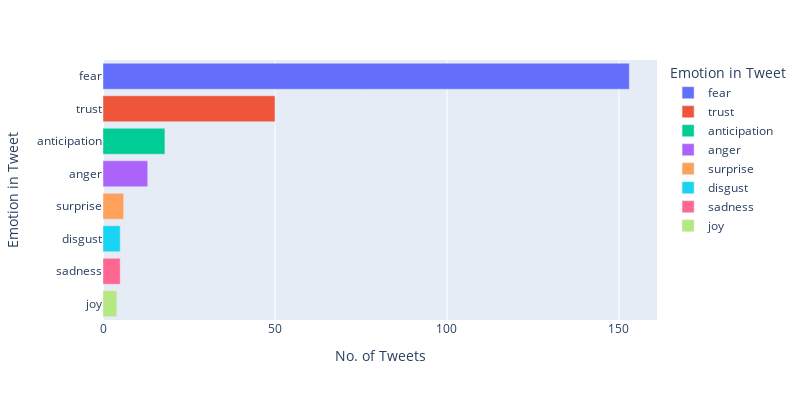

Notebook cell for this chart:
### Code cell
emo_freq = pd.Series(df_emo_freq_new['Emotion'].value_counts()).to_dict()
#emo_freq.sort_values()[-10:].plot(kind = 'barh')
emotion_df = pd.DataFrame.from_dict(emo_freq, orient='index')
emotion_df = emotion_df.reset_index()
emotion_df = emotion_df.rename(columns={'index' : 'Emotion in Tweet' , 0: 'No. of Tweets'})
emotion_df = emotion_df.sort_values(by=['No. of Tweets'], ascending=False)
import plotly.express as px
fig = px.bar(emotion_df, x='No. of Tweets', y='Emotion in Tweet', color = 'Emotion in Tweet', orientation='h', width = 800, height = 400)
fig.show()

### Figure 1 — Plotly figure (JSON) as saved in the notebook; plotly's stock layout.template omitted (floating-point values rounded to 4 significant figures)
{"data": [{"alignmentgroup": "True", "hovertemplate": "Emotion in Tweet=%{y}<br>No. of Tweets=%{x}<extra></extra>", "legendgroup": "fear", "marker": {"color": "#636efa"}, "name": "fear", "offsetgroup": "fear", "orientation": "h", "showlegend": true, "textposition": "auto", "type": "bar", "x": [153], "xaxis": "x", "y": ["fear"], "yaxis": "y"}, {"alignmentgroup": "True", "hovertemplate": "Emotion in Tweet=%{y}<br>No. of Tweets=%{x}<extra></extra>", "legendgroup": "trust", "marker": {"color": "#EF553B"}, "name": "trust", "offsetgroup": "trust", "orientation": "h", "showlegend": true, "textposition": "auto", "type": "bar", "x": [50], "xaxis": "x", "y": ["trust"], "yaxis": "y"}, {"alignmentgroup": "True", "hovertemplate": "Emotion in Tweet=%{y}<br>No. of Tweets=%{x}<extra></extra>", "legendgroup": "anticipation", "marker": {"color": "#00cc96"}, "name": "anticipation", "offsetgroup": "anticipation", "orientation": "h", "showlegend": true, "textposition": "auto", "type": "bar", "x": [18], "xaxis": "x", "y": ["anticipation"], "yaxis": "y"}, {"alignmentgroup": "True", "hovertemplate": "Emotion in Tweet=%{y}<br>No. of Tweets=%{x}<extra></extra>", "legendgroup": "anger", "marker": {"color": "#ab63fa"}, "name": "anger", "offsetgroup": "anger", "orientation": "h", "showlegend": true, "textposition": "auto", "type": "bar", "x": [13], "xaxis": "x", "y": ["anger"], "yaxis": "y"}, {"alignmentgroup": "True", "hovertemplate": "Emotion in Tweet=%{y}<br>No. of Tweets=%{x}<extra></extra>", "legendgroup": "surprise", "marker": {"color": "#FFA15A"}, "name": "surprise", "offsetgroup": "surprise", "orientation": "h", "showlegend": true, "textposition": "auto", "type": "bar", "x": [6], "xaxis": "x", "y": ["surprise"], "yaxis": "y"}, {"alignmentgroup": "True", "hovertemplate": "Emotion in Tweet=%{y}<br>No. of Tweets=%{x}<extra></extra>", "legendgroup": "disgust", "marker": {"color": "#19d3f3"}, "name": "disgust", "offsetgroup": "disgust", "orientation": "h", "showlegend": true, "textposition": "auto", "type": "bar", "x": [5], "xaxis": "x", "y": ["disgust"], "yaxis": "y"}, {"alignmentgroup": "True", "hovertemplate": "Emotion in Tweet=%{y}<br>No. of Tweets=%{x}<extra></extra>", "legendgroup": "sadness", "marker": {"color": "#FF6692"}, "name": "sadness", "offsetgroup": "sadness", "orientation": "h", "showlegend": true, "textposition": "auto", "type": "bar", "x": [5], "xaxis": "x", "y": ["sadness"], "yaxis": "y"}, {"alignmentgroup": "True", "hovertemplate": "Emotion in Tweet=%{y}<br>No. of Tweets=%{x}<extra></extra>", "legendgroup": "joy", "marker": {"color": "#B6E880"}, "name": "joy", "offsetgroup": "joy", "orientation": "h", "showlegend": true, "textposition": "auto", "type": "bar", "x": [4], "xaxis": "x", "y": ["joy"], "yaxis": "y"}], "layout": {"barmode": "relative", "height": 400, "legend": {"title": {"text": "Emotion in Tweet"}, "tracegroupgap": 0}, "margin": {"t": 60}, "width": 800, "xaxis": {"anchor": "y", "domain": [0, 1], "title": {"text": "No. of Tweets"}}, "yaxis": {"anchor": "x", "categoryarray": ["joy", "sadness", "disgust", "surprise", "anger", "anticipation", "trust", "fear"], "categoryorder": "array", "domain": [0, 1], "title": {"text": "Emotion in Tweet"}}}}
